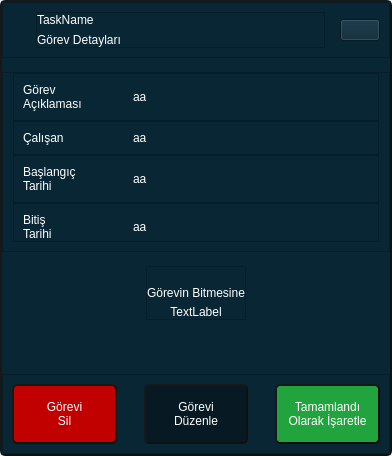
<?xml version="1.0" encoding="UTF-8"?>
<ui version="4.0">
 <class>TaskInfo</class>
 <widget class="QWidget" name="TaskInfo">
  <property name="geometry">
   <rect>
    <x>0</x>
    <y>0</y>
    <width>392</width>
    <height>456</height>
   </rect>
  </property>
  <property name="windowTitle">
   <string>Form</string>
  </property>
  <property name="styleSheet">
   <string notr="true">*{
color: rgb(255, 255, 255);

}</string>
  </property>
  <layout class="QHBoxLayout" name="horizontalLayout">
   <property name="spacing">
    <number>0</number>
   </property>
   <property name="leftMargin">
    <number>0</number>
   </property>
   <property name="topMargin">
    <number>0</number>
   </property>
   <property name="rightMargin">
    <number>0</number>
   </property>
   <property name="bottomMargin">
    <number>0</number>
   </property>
   <item>
    <widget class="QFrame" name="color_corner_frame">
     <property name="styleSheet">
      <string notr="true">QFrame#color_corner_frame{
background-color: rgb(9, 38, 53);
border-radius:5px;
font: 600 10pt &quot;Montserrat&quot;;
border : 2px outset rgb(16, 16, 16);
}</string>
     </property>
     <property name="frameShape">
      <enum>QFrame::StyledPanel</enum>
     </property>
     <property name="frameShadow">
      <enum>QFrame::Raised</enum>
     </property>
     <layout class="QVBoxLayout" name="verticalLayout_20">
      <property name="spacing">
       <number>14</number>
      </property>
      <property name="leftMargin">
       <number>0</number>
      </property>
      <property name="topMargin">
       <number>0</number>
      </property>
      <property name="rightMargin">
       <number>0</number>
      </property>
      <property name="bottomMargin">
       <number>0</number>
      </property>
      <item>
       <widget class="QFrame" name="task_detail_header_frame">
        <property name="sizePolicy">
         <sizepolicy hsizetype="Preferred" vsizetype="Maximum">
          <horstretch>0</horstretch>
          <verstretch>0</verstretch>
         </sizepolicy>
        </property>
        <property name="styleSheet">
         <string notr="true">*{
background-color: rgb(9, 38, 53);
}</string>
        </property>
        <property name="frameShape">
         <enum>QFrame::StyledPanel</enum>
        </property>
        <property name="frameShadow">
         <enum>QFrame::Raised</enum>
        </property>
        <layout class="QHBoxLayout" name="horizontalLayout_22">
         <property name="spacing">
          <number>15</number>
         </property>
         <item>
          <widget class="QLabel" name="label_2">
           <property name="minimumSize">
            <size>
             <width>9</width>
             <height>36</height>
            </size>
           </property>
           <property name="maximumSize">
            <size>
             <width>9</width>
             <height>36</height>
            </size>
           </property>
           <property name="text">
            <string/>
           </property>
           <property name="pixmap">
            <pixmap resource="../assets/image.qrc">:/icons/icons/yellow_set_big.png</pixmap>
           </property>
          </widget>
         </item>
         <item>
          <widget class="QFrame" name="frame_8">
           <property name="frameShape">
            <enum>QFrame::StyledPanel</enum>
           </property>
           <property name="frameShadow">
            <enum>QFrame::Raised</enum>
           </property>
           <layout class="QVBoxLayout" name="verticalLayout_19">
            <property name="leftMargin">
             <number>0</number>
            </property>
            <property name="topMargin">
             <number>0</number>
            </property>
            <property name="rightMargin">
             <number>0</number>
            </property>
            <property name="bottomMargin">
             <number>0</number>
            </property>
            <item>
             <widget class="QLabel" name="taskdt_name_label">
              <property name="styleSheet">
               <string notr="true">font: 805 11pt &quot;Montserrat&quot;;</string>
              </property>
              <property name="text">
               <string>TaskName</string>
              </property>
             </widget>
            </item>
            <item>
             <widget class="QLabel" name="label_4">
              <property name="text">
               <string>Görev Detayları</string>
              </property>
             </widget>
            </item>
           </layout>
          </widget>
         </item>
         <item>
          <widget class="QPushButton" name="taskdt_exit_btn">
           <property name="sizePolicy">
            <sizepolicy hsizetype="Maximum" vsizetype="Fixed">
             <horstretch>0</horstretch>
             <verstretch>0</verstretch>
            </sizepolicy>
           </property>
           <property name="text">
            <string/>
           </property>
           <property name="icon">
            <iconset resource="../assets/image.qrc">
             <normaloff>:/icons/icons/exit_btn.png</normaloff>:/icons/icons/exit_btn.png</iconset>
           </property>
           <property name="iconSize">
            <size>
             <width>40</width>
             <height>40</height>
            </size>
           </property>
          </widget>
         </item>
        </layout>
       </widget>
      </item>
      <item>
       <widget class="QFrame" name="task_detail_body_frame">
        <property name="sizePolicy">
         <sizepolicy hsizetype="Preferred" vsizetype="Maximum">
          <horstretch>0</horstretch>
          <verstretch>0</verstretch>
         </sizepolicy>
        </property>
        <property name="styleSheet">
         <string notr="true">*{
background-color: rgb(9, 38, 53);
}</string>
        </property>
        <property name="frameShape">
         <enum>QFrame::StyledPanel</enum>
        </property>
        <property name="frameShadow">
         <enum>QFrame::Raised</enum>
        </property>
        <layout class="QVBoxLayout" name="verticalLayout_21">
         <property name="spacing">
          <number>0</number>
         </property>
         <property name="leftMargin">
          <number>10</number>
         </property>
         <property name="topMargin">
          <number>0</number>
         </property>
         <property name="rightMargin">
          <number>10</number>
         </property>
         <item>
          <widget class="QFrame" name="frame_2">
           <property name="frameShape">
            <enum>QFrame::StyledPanel</enum>
           </property>
           <property name="frameShadow">
            <enum>QFrame::Raised</enum>
           </property>
           <layout class="QHBoxLayout" name="horizontalLayout_25">
            <property name="spacing">
             <number>20</number>
            </property>
            <item>
             <widget class="QLabel" name="label_11">
              <property name="sizePolicy">
               <sizepolicy hsizetype="Maximum" vsizetype="Maximum">
                <horstretch>0</horstretch>
                <verstretch>0</verstretch>
               </sizepolicy>
              </property>
              <property name="minimumSize">
               <size>
                <width>90</width>
                <height>0</height>
               </size>
              </property>
              <property name="styleSheet">
               <string notr="true">*{
font: 600 10pt &quot;Montserrat&quot;;
}
</string>
              </property>
              <property name="text">
               <string>Görev
Açıklaması</string>
              </property>
             </widget>
            </item>
            <item>
             <widget class="QLabel" name="taskdt_desk_labell">
              <property name="minimumSize">
               <size>
                <width>0</width>
                <height>0</height>
               </size>
              </property>
              <property name="maximumSize">
               <size>
                <width>400</width>
                <height>24055</height>
               </size>
              </property>
              <property name="text">
               <string>aa</string>
              </property>
              <property name="textFormat">
               <enum>Qt::AutoText</enum>
              </property>
              <property name="scaledContents">
               <bool>false</bool>
              </property>
              <property name="wordWrap">
               <bool>true</bool>
              </property>
             </widget>
            </item>
           </layout>
          </widget>
         </item>
         <item>
          <widget class="QFrame" name="frame">
           <property name="frameShape">
            <enum>QFrame::StyledPanel</enum>
           </property>
           <property name="frameShadow">
            <enum>QFrame::Raised</enum>
           </property>
           <layout class="QHBoxLayout" name="horizontalLayout_23">
            <property name="spacing">
             <number>20</number>
            </property>
            <item>
             <widget class="QLabel" name="label_7">
              <property name="sizePolicy">
               <sizepolicy hsizetype="Maximum" vsizetype="Maximum">
                <horstretch>0</horstretch>
                <verstretch>0</verstretch>
               </sizepolicy>
              </property>
              <property name="minimumSize">
               <size>
                <width>90</width>
                <height>0</height>
               </size>
              </property>
              <property name="styleSheet">
               <string notr="true">*{
font: 600 10pt &quot;Montserrat&quot;;
}
</string>
              </property>
              <property name="text">
               <string>Çalışan</string>
              </property>
             </widget>
            </item>
            <item>
             <widget class="QLabel" name="taskdt_emp_name_label">
              <property name="minimumSize">
               <size>
                <width>0</width>
                <height>0</height>
               </size>
              </property>
              <property name="maximumSize">
               <size>
                <width>400</width>
                <height>24055</height>
               </size>
              </property>
              <property name="text">
               <string>aa</string>
              </property>
              <property name="textFormat">
               <enum>Qt::AutoText</enum>
              </property>
              <property name="scaledContents">
               <bool>false</bool>
              </property>
              <property name="wordWrap">
               <bool>true</bool>
              </property>
             </widget>
            </item>
           </layout>
          </widget>
         </item>
         <item>
          <widget class="QFrame" name="frame_6">
           <property name="frameShape">
            <enum>QFrame::StyledPanel</enum>
           </property>
           <property name="frameShadow">
            <enum>QFrame::Raised</enum>
           </property>
           <layout class="QHBoxLayout" name="horizontalLayout_26">
            <property name="spacing">
             <number>20</number>
            </property>
            <item>
             <widget class="QLabel" name="label_12">
              <property name="sizePolicy">
               <sizepolicy hsizetype="Maximum" vsizetype="Maximum">
                <horstretch>0</horstretch>
                <verstretch>0</verstretch>
               </sizepolicy>
              </property>
              <property name="minimumSize">
               <size>
                <width>90</width>
                <height>0</height>
               </size>
              </property>
              <property name="styleSheet">
               <string notr="true">*{
font: 600 10pt &quot;Montserrat&quot;;
}
</string>
              </property>
              <property name="text">
               <string>Başlangıç
Tarihi</string>
              </property>
             </widget>
            </item>
            <item>
             <widget class="QLabel" name="taskdt_starting_date_label">
              <property name="minimumSize">
               <size>
                <width>0</width>
                <height>0</height>
               </size>
              </property>
              <property name="maximumSize">
               <size>
                <width>400</width>
                <height>24055</height>
               </size>
              </property>
              <property name="text">
               <string>aa</string>
              </property>
              <property name="textFormat">
               <enum>Qt::AutoText</enum>
              </property>
              <property name="scaledContents">
               <bool>false</bool>
              </property>
              <property name="wordWrap">
               <bool>true</bool>
              </property>
             </widget>
            </item>
           </layout>
          </widget>
         </item>
         <item>
          <widget class="QFrame" name="frame_7">
           <property name="frameShape">
            <enum>QFrame::StyledPanel</enum>
           </property>
           <property name="frameShadow">
            <enum>QFrame::Raised</enum>
           </property>
           <layout class="QHBoxLayout" name="horizontalLayout_27">
            <property name="spacing">
             <number>20</number>
            </property>
            <property name="bottomMargin">
             <number>0</number>
            </property>
            <item>
             <widget class="QLabel" name="label_13">
              <property name="sizePolicy">
               <sizepolicy hsizetype="Maximum" vsizetype="Maximum">
                <horstretch>0</horstretch>
                <verstretch>0</verstretch>
               </sizepolicy>
              </property>
              <property name="minimumSize">
               <size>
                <width>90</width>
                <height>0</height>
               </size>
              </property>
              <property name="styleSheet">
               <string notr="true">*{
font: 600 10pt &quot;Montserrat&quot;;
}
</string>
              </property>
              <property name="text">
               <string>Bitiş
Tarihi</string>
              </property>
             </widget>
            </item>
            <item>
             <widget class="QLabel" name="taskdt_end_Dare_label">
              <property name="minimumSize">
               <size>
                <width>0</width>
                <height>0</height>
               </size>
              </property>
              <property name="maximumSize">
               <size>
                <width>400</width>
                <height>24055</height>
               </size>
              </property>
              <property name="text">
               <string>aa</string>
              </property>
              <property name="textFormat">
               <enum>Qt::AutoText</enum>
              </property>
              <property name="scaledContents">
               <bool>false</bool>
              </property>
              <property name="wordWrap">
               <bool>true</bool>
              </property>
             </widget>
            </item>
           </layout>
          </widget>
         </item>
        </layout>
       </widget>
      </item>
      <item alignment="Qt::AlignHCenter">
       <widget class="QFrame" name="task_detail_alert_frame">
        <property name="sizePolicy">
         <sizepolicy hsizetype="Preferred" vsizetype="Maximum">
          <horstretch>0</horstretch>
          <verstretch>0</verstretch>
         </sizepolicy>
        </property>
        <property name="styleSheet">
         <string notr="true">*{
background-color: rgb(9, 38, 53);
}</string>
        </property>
        <property name="frameShape">
         <enum>QFrame::StyledPanel</enum>
        </property>
        <property name="frameShadow">
         <enum>QFrame::Raised</enum>
        </property>
        <layout class="QVBoxLayout" name="verticalLayout_22">
         <property name="spacing">
          <number>5</number>
         </property>
         <property name="leftMargin">
          <number>0</number>
         </property>
         <property name="topMargin">
          <number>0</number>
         </property>
         <property name="rightMargin">
          <number>0</number>
         </property>
         <property name="bottomMargin">
          <number>0</number>
         </property>
         <item>
          <widget class="QLabel" name="label_3">
           <property name="text">
            <string/>
           </property>
           <property name="pixmap">
            <pixmap resource="../assets/image.qrc">:/icons/icons/red_set_horiontal_big.png</pixmap>
           </property>
           <property name="alignment">
            <set>Qt::AlignCenter</set>
           </property>
          </widget>
         </item>
         <item>
          <widget class="QLabel" name="label_6">
           <property name="text">
            <string>Görevin Bitmesine</string>
           </property>
          </widget>
         </item>
         <item>
          <widget class="QLabel" name="las_day_for_end">
           <property name="styleSheet">
            <string notr="true">*{
font: 600 10pt &quot;Montserrat&quot;;
}
</string>
           </property>
           <property name="text">
            <string>TextLabel</string>
           </property>
           <property name="alignment">
            <set>Qt::AlignCenter</set>
           </property>
          </widget>
         </item>
        </layout>
       </widget>
      </item>
      <item alignment="Qt::AlignBottom">
       <widget class="QFrame" name="task_detail_footer_frame">
        <property name="sizePolicy">
         <sizepolicy hsizetype="Preferred" vsizetype="Preferred">
          <horstretch>0</horstretch>
          <verstretch>0</verstretch>
         </sizepolicy>
        </property>
        <property name="styleSheet">
         <string notr="true">*{
background-color: rgb(9, 38, 53);
}</string>
        </property>
        <property name="frameShape">
         <enum>QFrame::StyledPanel</enum>
        </property>
        <property name="frameShadow">
         <enum>QFrame::Raised</enum>
        </property>
        <layout class="QHBoxLayout" name="horizontalLayout_28">
         <property name="spacing">
          <number>27</number>
         </property>
         <item>
          <widget class="QPushButton" name="taskdt_delete_btn">
           <property name="minimumSize">
            <size>
             <width>0</width>
             <height>60</height>
            </size>
           </property>
           <property name="maximumSize">
            <size>
             <width>16777215</width>
             <height>16777215</height>
            </size>
           </property>
           <property name="styleSheet">
            <string notr="true">*{
padding : 5px;
border-radius:5px;
background-color: rgb(193, 0, 0);
font: 600 10pt &quot;Montserrat&quot;;
border : 2px outset rgb(16, 16, 16);
}
:hover{
background-color: rgb(147, 0, 0);
}
</string>
           </property>
           <property name="text">
            <string>Görevi
Sil</string>
           </property>
          </widget>
         </item>
         <item>
          <widget class="QPushButton" name="taskdt_edit_btn">
           <property name="minimumSize">
            <size>
             <width>0</width>
             <height>60</height>
            </size>
           </property>
           <property name="maximumSize">
            <size>
             <width>16777215</width>
             <height>16777215</height>
            </size>
           </property>
           <property name="styleSheet">
            <string notr="true">*{
padding : 5px;
border-radius:5px;
background-color:rgb(7, 26, 35);
font: 600 10pt &quot;Montserrat&quot;;
border : 2px outset rgb(16, 16, 16);
}

:hover{
background-color: rgb(18, 69, 93);
}
</string>
           </property>
           <property name="text">
            <string>Görevi
Düzenle</string>
           </property>
          </widget>
         </item>
         <item>
          <widget class="QPushButton" name="taskdt_done_btn">
           <property name="minimumSize">
            <size>
             <width>0</width>
             <height>60</height>
            </size>
           </property>
           <property name="styleSheet">
            <string notr="true">*{
padding : 5px;
border-radius:5px;
background-color: rgb(33, 164, 62);
font: 600 10pt &quot;Montserrat&quot;;
border : 2px outset rgb(16, 16, 16);
}
:hover{
background-color: rgb(21, 107, 40);
}
</string>
           </property>
           <property name="text">
            <string>Tamamlandı
Olarak İşaretle</string>
           </property>
           <property name="icon">
            <iconset resource="../assets/image.qrc">
             <normaloff>:/icons/icons/tick.png</normaloff>:/icons/icons/tick.png</iconset>
           </property>
           <property name="iconSize">
            <size>
             <width>20</width>
             <height>20</height>
            </size>
           </property>
           <property name="autoRepeat">
            <bool>false</bool>
           </property>
           <property name="default">
            <bool>false</bool>
           </property>
           <property name="flat">
            <bool>false</bool>
           </property>
          </widget>
         </item>
        </layout>
       </widget>
      </item>
     </layout>
    </widget>
   </item>
  </layout>
 </widget>
 <resources>
  <include location="../assets/image.qrc"/>
 </resources>
 <connections/>
</ui>
